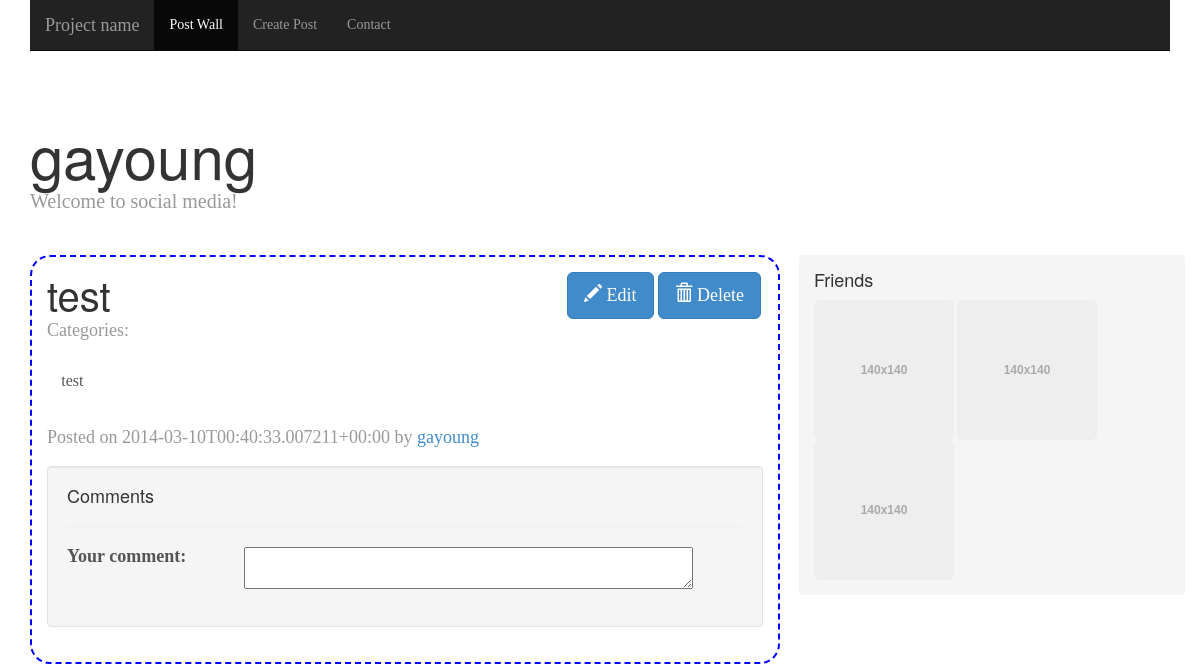
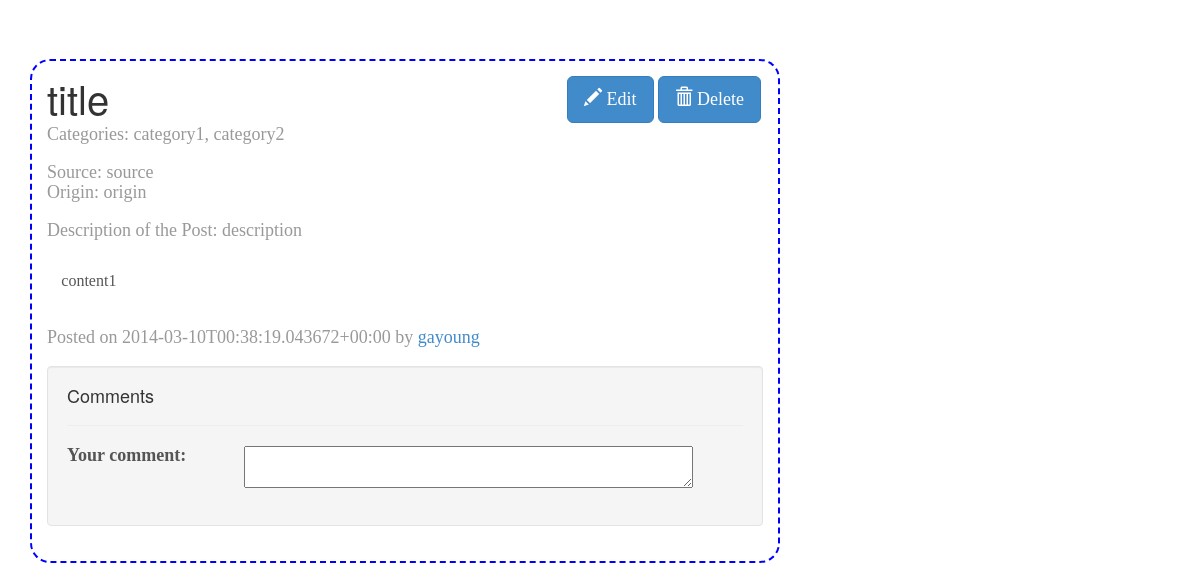
/wall/ (signed in, upper part), run on an earlier commit of the app's database (2 pictures, top to bottom).
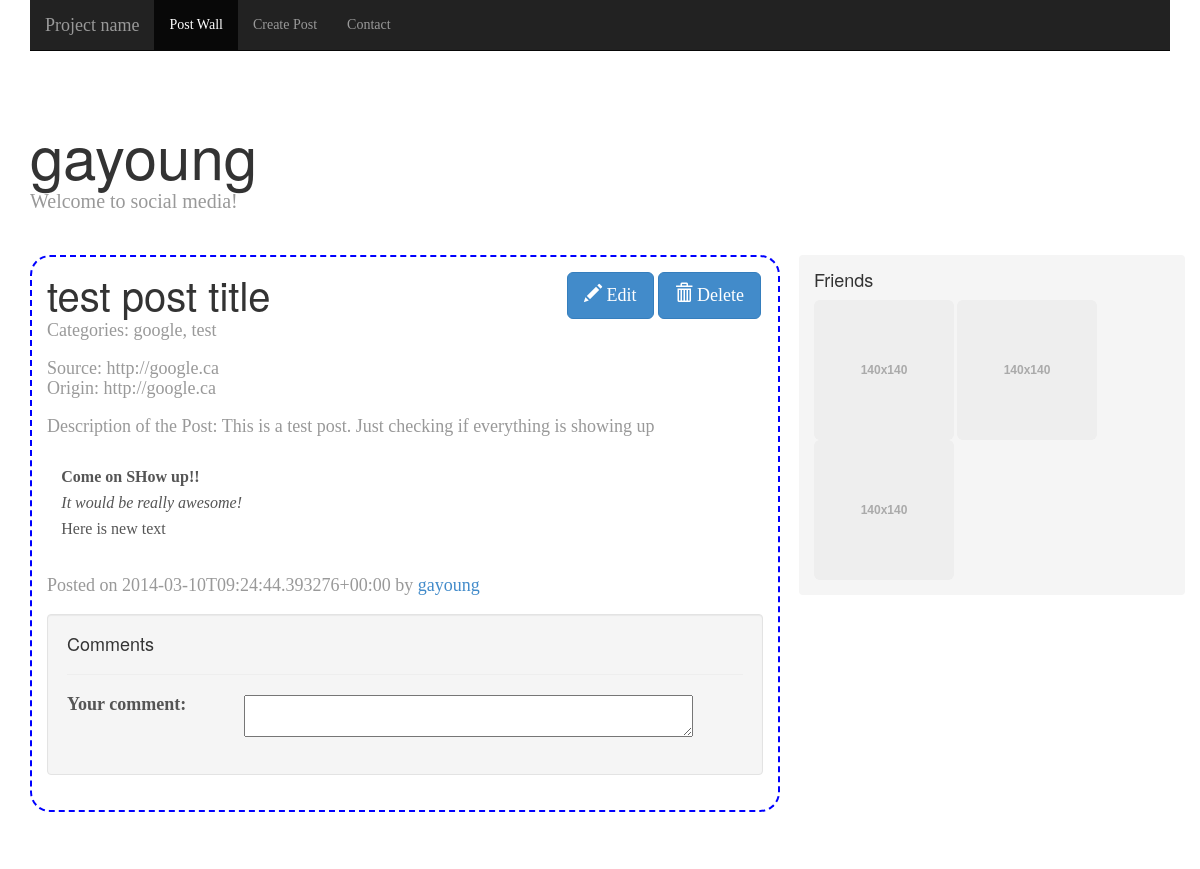
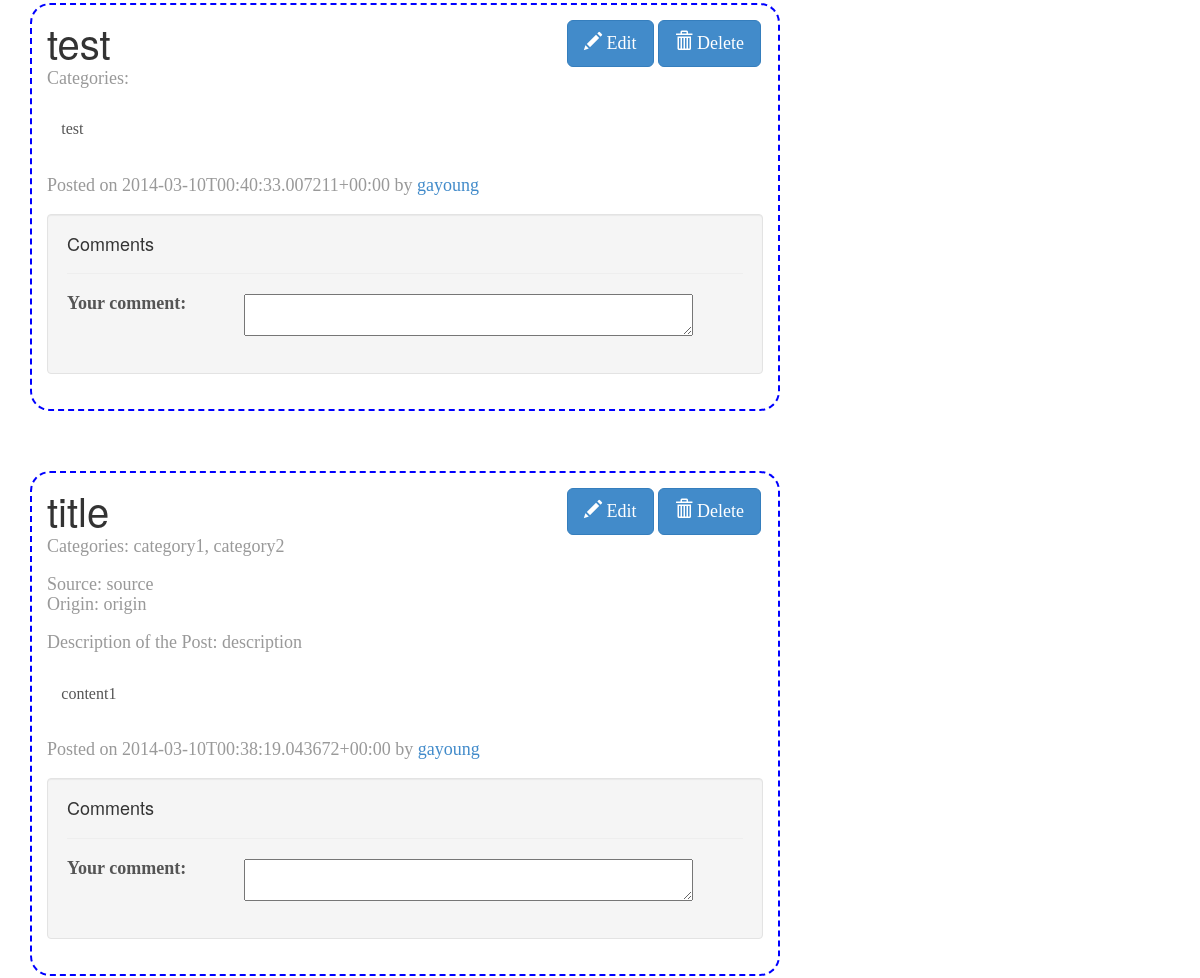
And on a later commit of the database (2 pictures, top to bottom).
### main/models.py (models this page shows)
class Users(models.Model):
    username = models.TextField(unique=True)
    password = models.TextField()
    role = models.TextField()
    register_date = models.DateTimeField(auto_now_add=True, blank=True)
    active = models.BooleanField()
    github_account = models.TextField(blank=True)

class Posts(models.Model):
    title = models.CharField(max_length=30)
    source = models.TextField(blank=True)
    origin = models.TextField(blank=True)
    category = models.TextField(blank=True)
    description = models.TextField(blank=True)
    content_type = models.TextField()
    content = models.TextField()
    owner_id = models.ForeignKey(Users)
    permission = models.TextField()
    pub_date = models.DateTimeField(auto_now_add=True, blank=True)
    visibility = models.TextField()

### main/views.py (the view)
# urls.py: url(r'^wall/$', views.wall, name='wall'),
@csrf_exempt
@require_http_methods(["GET", "POST"])
def wall(request):
    context = RequestContext(request)
    userInfo = Users.objects.get(username=request.session["username"])
    if request.method == "POST":
        title = request.POST["post_title"]
        permission = request.POST["post_permissions"]
        source = request.POST["post_source"]
        origin = request.POST["post_origin"]
        category = request.POST["post_category"]
        description = request.POST["post_description"]
        content_type = "text/html"
        content = request.POST["post_content"]
        pub_date = datetime.now().date()
        post = Posts(title = title, source=source, origin=origin, category=category, description=description, content_type=content_type, content=content, owner_id=userInfo, permission=permission, pub_date=pub_date, visibility = permission)
        post.save()
        return redirect("wall")
    else:
        userInfo = Users.objects.get(username=request.session['username'])
        posts = Posts.objects.filter(owner_id=userInfo).order_by("-pub_date")
        currentHost = request.get_host()
        jsonResult = post2Json(currentHost, userInfo, posts)
        queryData = json.loads(jsonResult)
        return render_to_response('main/postwall.html', {"user_id": userInfo.id, "username": request.session['username'], "posts":queryData})

### main/views.py (called while the page is built)
def date_handler(obj):
    return obj.isoformat() if hasattr(obj, 'isoformat') else obj

### templates/main/postwall.html (shortened to what this page needs)
{% load static  %}
<html lang="en">
    <head>
        <link href="{% static 'css/bootstrap.min.css' %}" rel="stylesheet"/>
        <link href="{% static 'css/blog.css'%}" rel="stylesheet"/>
        <link href="{% static 'css/jquery-themes/base/jquery.ui.all.css'%}" rel="stylesheet"/>
    </head>
    <body>
        <div class="navbar-wrapper">
            <div class="container">
                <div class="navbar navbar-inverse navbar-static-top" role="navigation">
                    <div class="container">
                        <div class="navbar-header">
                            <a class="navbar-brand" href="#">Project name</a>
                        </div>
                        <div class="navbar-collapse collapse">
                            <ul class="nav navbar-nav">
                                <li class="active"><a href="#">Post Wall</a></li>
                                <li><a href="{% url 'newpost' %}">Create Post</a></li>
                                <li><a href="#contact">Contact</a></li>
                            </ul>
                        </div>
                    </div>
                </div>
            </div>
        </div>
        <div class="container">
            <div class="blog-header">
                <h1 class="blog-title">{{ username }}</h1>
                <p class="lead blog-description">Welcome to social media!</p>
            </div>
            <div class="row">
                <div class="col-sm-3 col-sm-offset-1 blog-sidebar list_friends">
                    <div class="sidebar-module sidebar-module-inset">
                        <h4>Friends</h4>
                        <img data-src="holder.js/140x140" class="img-rounded" alt="140x140" style="width: 140px; height: 140px;"/>
                        <img data-src="holder.js/140x140" class="img-rounded" alt="140x140" style="width: 140px; height: 140px;"/>
                        <img data-src="holder.js/140x140" class="img-rounded" alt="140x140" style="width: 140px; height: 140px;"/>
                </div>
                </div>
                {% for post in posts %}
                <div class="col-sm-8 blog-main">
                    <div id="post-{{ post.guid }}"class="blog-post">
                        <button id="post_delete-{{ post.guid }}" type="button" class="btn btn-primary btn-lg post_buttons">
                            <span class="glyphicon glyphicon-trash"></span> Delete
                        </button>
                        <button id="post_edit-{{ post.guid }}" type="button" class="btn btn-primary btn-lg post_buttons">
                            <span class="glyphicon glyphicon-pencil"></span> Edit
                        </button>
                        <h2 class="blog-post-title">{{ post.title }}</h2>
                        {% if post.categories %}
                        <div id="post_category-{{ post.guid }}">
                            <p class="blog-post-meta">Categories: <span>
                            {% for cat in post.categories %}
                                {% if not forloop.last %}
                                    {{ cat }},
                                {% else %}
                                    {{ cat }}
                                {% endif %}
                            {% endfor %}
                            </span>
                            </p>
                        </div>
                        {% endif %}
                        {% if post.source %}
                        <div id="post_source-{{ post.guid }}">
                            <p class="blog-post-meta" style="margin-bottom:2px;">Source: <span>{{ post.source }}<span></p>
                        </div>
                        {% endif %}
                        {% if post.origin %}
                        <div id="post_origin-{{ post.guid }}">
                            <p class="blog-post-meta">Origin: <span>{{ post.origin }}<span></p>
                        </div>
                        {% endif %}
                        {% if post.description %}
                        <div id="post_description-{{ post.guid }}">
                            <p class="blog-post-meta">Description of the Post: {{ post.description }}</p>
                        </div>
                        {% endif %}
                        <div id="post_content-{{ post.guid }}" class="blog_content">
                            {{ post.content | safe }}
                        </div>
                        <div id="post_author_info-{{ post.guid }}">
                            <p class="blog-post-meta">Posted on {{post.pubDate}} by <a href="#">{{ post.author.displayname }}</a></p>
                        </div>
                        {% if post.comments %}
                        <div id="post_comment-{{ post.guid }}" class="well">
                            <h4> Comments </h4>
                            <hr/>
                            {% for comment in post.comments %}
                                <div id="post_comment-{{ comment.guid }}" class="post_comments">
                                    <p> {{ comment.comment }} </p>
                                    <p class="blog-post-meta">Commented by: {{ comment.author.displayname }}</p>
                                </div>
                            {% endfor %}
                            <hr/>
                            <div id="post_new_comment">
                                <form id="new_comment-{{ post.guid }}" class="form-horizontal" action="#" method="post">
                                    <div class="form-group">
                                        <label for="comment_content-{{ post.guid }}" class="col-sm-3">Your comment:</label>
                                        <div class="col-sm-9">
                                            <textarea id="comment_content-{{ post.guid }}" name="comment_content-{{ post.guid }}" style="width: 90%;"></textarea>
                                        </div>
                                    </div>
                                </form>
                            </div>
                        </div>
                        {% else %}
                        <div id="post_comment-{{ post.guid }}" class="well">
                            <h4> Comments </h4>
                            <hr/>
                            <div id="post_new_comment">
                                <form id="new_comment-{{ post.guid }}" class="form-horizontal" action="#" method="post">
                                    <div class="form-group">
                                        <label for="comment_content-{{ post.guid }}" class="col-sm-3">Your comment:</label>
                                        <div class="col-sm-9">
                                            <textarea id="comment_content-{{ post.guid }}" name="post_content-{{ post.guid }}" style="width: 90%;"></textarea>
                                        </div>
                                    </div>
                                </form>
                            </div>
                        </div>
                        {% endif %}
                    </div>
                </div>
                {% endfor %}
            </div>
        </div>
    </body>
</html>

### static/css/blog.css (style rules this page uses)
body { font-family: Georgia, "Times New Roman", Times, serif; color: #555; }
h1, .h1, h2, .h2, h3, .h3, h4, .h4, h5, .h5, h6, .h6 { margin-top: 0; font-family: "Helvetica Neue", Helvetica, Arial, sans-serif; font-weight: normal; color: #333; }
.blog-header { padding-top: 20px; padding-bottom: 20px; }
.blog-title { margin-top: 30px; margin-bottom: 0; font-size: 60px; font-weight: normal; }
.blog-description { font-size: 20px; color: #999; }
.blog-main { font-size: 18px; line-height: 1.5; }
.sidebar-module { padding: 15px; margin: 0 -15px 15px; }
.sidebar-module-inset { padding: 15px; background-color: #f5f5f5; border-radius: 4px; }
.blog-post { padding: 2%; margin-bottom: 60px; border: 2px dashed blue; border-radius: 20px; }
.blog-post div { line-height: 1; }
.blog-post-title { margin-bottom: 5px; font-size: 40px; }
.blog-post-meta { margin-bottom: 20px; color: #999; }
.blog_content { padding: 2%; font-size: 16px; margin-bottom: 2%; }
.list_friends { position: relative; float: right; margin: 0; width: 33%; }
.post_buttons { float: right; margin-left: 2px; margin-right: 2px; }

What changed in the data, as far as the page shows it:
added Posts: title "test post title", categories "google", categories "test", source "http://google.ca", origin "http://google.ca", description "This is a test post. Just checking if everything is showing up", content "Come on SHow up!! It would be really awesome! Here is new text", pubDate "2014-03-10T09:24:44.393276+00:00", author.displayname "gayoung"
